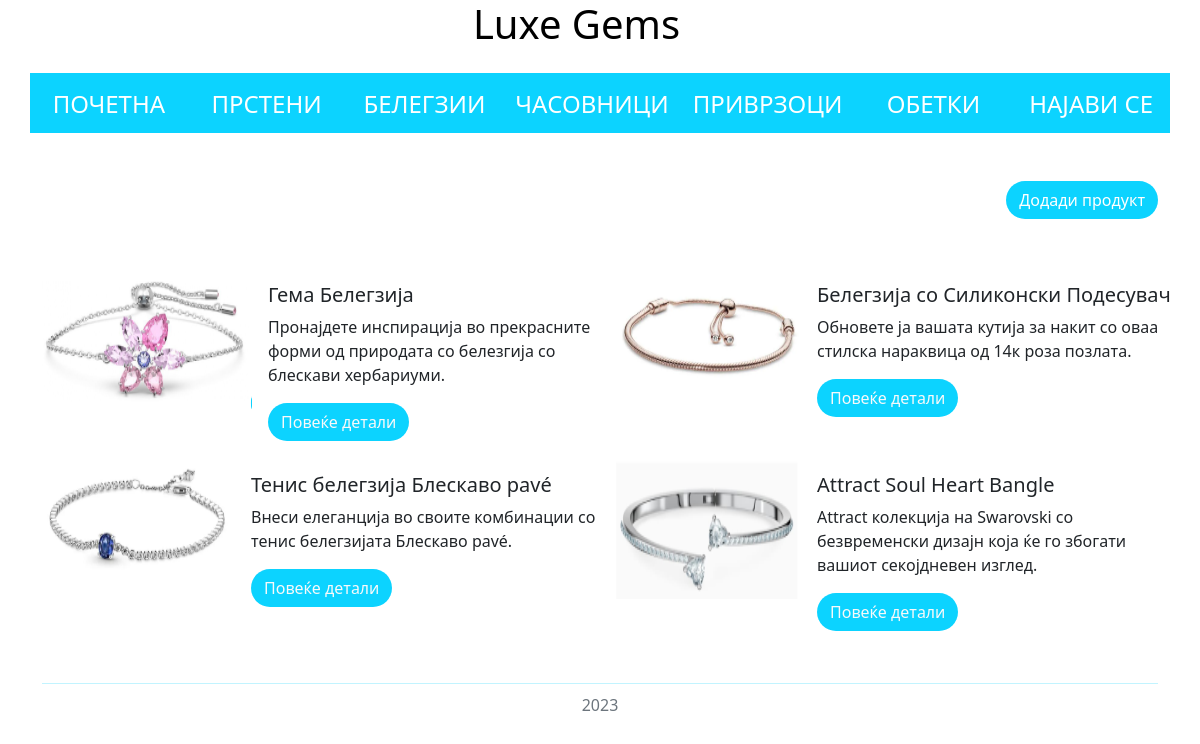
Page /bracelets/ on the committed database.
### LuxeGems/models.py (models this page shows, shortened)
class Jewelry(models.Model):
    name = models.CharField(max_length=250)
    description = models.TextField()
    price = models.IntegerField()
    available = models.BooleanField(null=True)
    user = models.ForeignKey(User, on_delete=models.CASCADE, null=True, blank=True)
    image = models.ImageField(upload_to='jewelry/')
    size = models.IntegerField()
    large = models.IntegerField()
    category = models.CharField(max_length=250)

### LuxeGems/views.py (the view)
# urls.py: path('bracelets/', bracelets, name="bracelets"),
def bracelets(request):
    jewelry = Jewelry.objects.filter(category="Белегзија").all()
    context = {"jewelry": jewelry}
    return render(request, "bracelets.html", context=context)

### LuxeGems/templates/bracelets.html (shortened to what this page needs)
<!DOCTYPE html>
<html lang="en">
<head>
       <link href="https://cdn.jsdelivr.net/npm/bootstrap@5.3.0/dist/css/bootstrap.min.css" rel="stylesheet"
>
</head>
</head>
<body>
<div class="container">
    <div class="row">
        <div class="col-11">
            <a href="{% url 'home' %}" style="text-decoration: none; color: black;">
                <h1 class="text-center ms-5">Luxe Gems</h1>
            </a>
        </div>
        <div class="col-1">
            <a href="{% url 'card' %}" title="cart">
                <div class="slika"></div>
            </a>
        </div>
    </div>
</div>
<div class="container" id="manuContainer">
    <div class="row">
        <div class="col">
            <a href="{% url 'home' %}" style="text-decoration: none; color: white">
                <h4 class="menuItem">ПОЧЕТНА</h4>
            </a>
        </div>
        <div class="col">
            <a href="{% url 'rings' %}" style="text-decoration: none; color: white">
                <h4 class="menuItem">ПРСТЕНИ</h4>
            </a>
        </div>
        <div class="col">
            <a href="{% url 'bracelets' %}" style="text-decoration: none; color: white">
                <h4 class="menuItem">БЕЛЕГЗИИ</h4>
            </a>
        </div>
        <div class="col">
            <a href="{% url 'watches' %}" style="text-decoration: none; color: white">
                <h4 class="menuItem">ЧАСОВНИЦИ</h4>
            </a>
        </div>
        <div class="col">
            <a href="{% url 'charms' %}" style="text-decoration: none; color: white">
                <h4 class="menuItem">ПРИВРЗОЦИ</h4>
            </a>
        </div>
        <div class="col">
            <a href="{% url 'earrings' %}" style="text-decoration: none; color: white">
                <h4 class="menuItem">ОБЕТКИ</h4>
            </a>
        </div>
        <div class="col">
            <a href="{% url 'login' %}" style="text-decoration: none; color: white">
                <h4 class="menuItem">НАЈАВИ СЕ</h4>
            </a>
        </div>
    </div>
</div>
<div class="container mt-5 mb-5">
    <div class="row">
        <div class="col d-flex flex-row-reverse">
            <a href="{% url 'add' %}" class="btn rounded-5" style="text-decoration: none; color: white; background-color:  #0cd3ff">Додади продукт</a>
        </div>
    </div>
</div>
<div class="container mt-3 border-0">
    <div class="row">
        {% for item in jewelry %}
            <div class="col-6">
                <div class="card flex-row border-0" style="width: 37rem;">
                    <img src="{{ MEDIA_URL }}{{ item.image.url }}"
                         class="card-img-left example-card-img-responsive mb-5" alt="...">
                    <div class="card-body">
                        <h5 class="card-title">{{ item.name }}</h5>
                        <p class="card-text">{{ item.description }}</p>
                        <a href="{% url 'detail' item.id %}" style="background-color: #0cd3ff; "
                           class="btn rounded-5 text-light">Повеќе детали</a>
                    </div>
                </div>
            </div>
        {% endfor %}
    </div>
</div>
<div class="container" style="margin-top: 20px">
    <div class="row">
        <div class="col">
            <footer>
                <hr style="color: #0cd3ff;">
                <div style="margin-top: -7px; text-align: center; justify-content: center;" class="text-secondary">2023</div>
            </footer>
        </div>
    </div>
</div>
</body>
</html>

### LuxeGems/templates/bracelets.html (style rules this page uses)
.slika { background: url("https://static.thenounproject.com/png/3662808-200.png") center no-repeat; background-size: cover; margin-top: 11px; height: 30px; width: 30px; }
#manuContainer { background-color: #0cd3ff; height: 60px; text-align: center; margin-top: 17px; }
.menuItem { padding-top: 17px !important; }

### rows in the picture
Jewelry: image (picture), name "Гема Белегзија", description "Пронајдете инспирација во прекрасните форми од природата со белезгија со блескави хербариуми."
Jewelry: image (picture), name "Белегзија со Силиконски Подесувач", description "Обновете ја вашата кутија за накит со оваа стилска нараквица од 14к роза позлата."
Jewelry: image (picture), name "Тенис белегзија Блескаво pavé", description "Внеси елеганција во своите комбинации со тенис белегзијата Блескаво pavé."
Jewelry: image (picture), name "Attract Soul Heart Bangle", description "Attract колекција на Swarovski со безвременски дизајн коja ќе го збогати вашиот секојдневен изглед."
